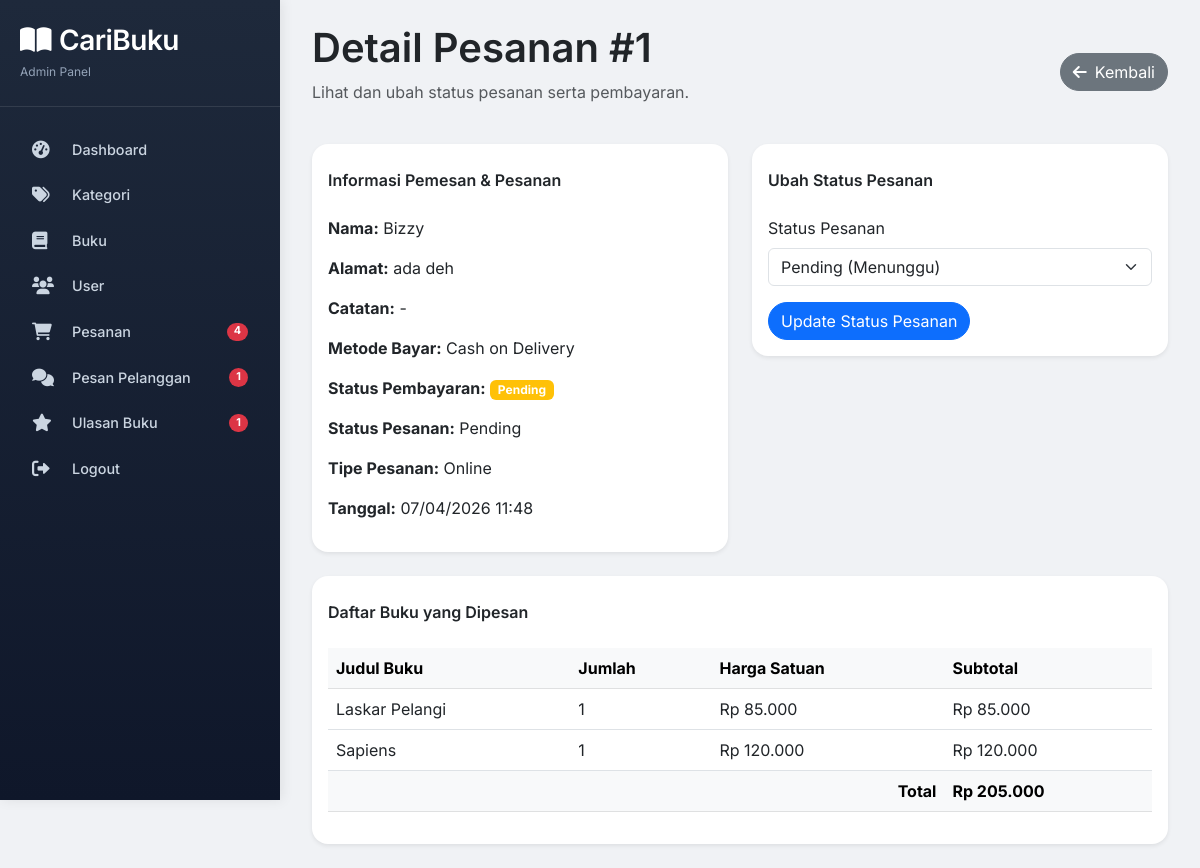
Page /admin/order_detail.php?id=1 (signed in) on the committed database.
### tables this page shows
CREATE TABLE `orders` (
  `id` int(11) NOT NULL,
  `user_id` int(11) DEFAULT NULL,
  `order_date` timestamp NOT NULL DEFAULT current_timestamp(),
  `total_amount` decimal(10,2) NOT NULL,
  `payment_method` varchar(50) DEFAULT 'cod',
  `payment_status` enum('pending','paid','failed') NOT NULL DEFAULT 'pending',
  `payment_proof` varchar(255) DEFAULT NULL,
  `status` enum('pending','processing','delivered','cancelled') DEFAULT 'pending',
  `address` text NOT NULL,
  `notes` text DEFAULT NULL,
  `order_type` enum('online','offline') NOT NULL DEFAULT 'online'
);

CREATE TABLE `users` (
  `id` int(11) NOT NULL,
  `name` varchar(100) NOT NULL,
  `email` varchar(100) NOT NULL,
  `password` varchar(255) NOT NULL,
  `role` enum('admin','user') DEFAULT 'user',
  `created_at` timestamp NOT NULL DEFAULT current_timestamp()
);

CREATE TABLE `order_items` (
  `id` int(11) NOT NULL,
  `order_id` int(11) DEFAULT NULL,
  `book_id` int(11) DEFAULT NULL,
  `quantity` int(11) NOT NULL,
  `price` decimal(10,2) NOT NULL
);

CREATE TABLE `books` (
  `id` int(11) NOT NULL,
  `category_id` int(11) DEFAULT NULL,
  `title` varchar(200) NOT NULL,
  `author` varchar(100) DEFAULT NULL,
  `description` text DEFAULT NULL,
  `price` decimal(10,2) NOT NULL,
  `stock` int(11) DEFAULT 0,
  `cover_image` varchar(255) DEFAULT NULL,
  `created_at` timestamp NOT NULL DEFAULT current_timestamp()
);

### admin/order_detail.php (the view, shortened to what this page needs)
<?php
require_once __DIR__ . '/includes/header.php';
$id = isset($_GET['id']) ? intval($_GET['id']) : 0;
$order = $conn->query("SELECT o.*, u.name as user_name FROM orders o JOIN users u ON o.user_id = u.id WHERE o.id = $id")->fetch_assoc();
$items = $conn->query("SELECT oi.*, b.title FROM order_items oi JOIN books b ON oi.book_id = b.id WHERE oi.order_id = $id");
?>
<div class="d-flex justify-content-between align-items-center mb-4">
    <div>
        <h1 class="display-6 fw-semibold">Detail Pesanan #<?= $id ?></h1>
        <p class="text-muted">Lihat dan ubah status pesanan serta pembayaran.</p>
    </div>
    <a href="orders.php" class="btn btn-secondary rounded-pill"><i class="fas fa-arrow-left me-2"></i>Kembali</a>
</div>
<div class="row">
    <div class="col-md-6">
        <div class="card border-0 shadow-sm rounded-4 mb-4">
            <div class="card-header bg-transparent fw-semibold border-0 pt-4">Informasi Pemesan & Pesanan</div>
            <div class="card-body">
                <p><strong>Nama:</strong> <?= htmlspecialchars($order['user_name']) ?></p>
                <p><strong>Alamat:</strong> <?= nl2br(htmlspecialchars($order['address'])) ?></p>
                <p><strong>Catatan:</strong> <?= nl2br(htmlspecialchars($order['notes'] ?: '-')) ?></p>
                <p><strong>Metode Bayar:</strong> <?= $order['payment_method'] == 'cod' ? 'Cash on Delivery' : 'Transfer Bank' ?></p>
                <p><strong>Status Pembayaran:</strong>
                    <span class="badge bg-<?= $order['payment_status'] == 'paid' ? 'success' : ($order['payment_status'] == 'pending' ? 'warning' : 'danger') ?>">
                        <?= ucfirst($order['payment_status']) ?>
                    </span>
                </p>
                <p><strong>Status Pesanan:</strong> <?= ucfirst($order['status']) ?></p>
                <p><strong>Tipe Pesanan:</strong> <?= $order['order_type'] == 'offline' ? 'Offline (Toko)' : 'Online' ?></p>
                <p><strong>Tanggal:</strong> <?= date('d/m/Y H:i', strtotime($order['order_date'])) ?></p>
            </div>
        </div>
    </div>
    <div class="col-md-6">
        <div class="card border-0 shadow-sm rounded-4 mb-4">
            <div class="card-header bg-transparent fw-semibold border-0 pt-4">Ubah Status Pesanan</div>
            <div class="card-body">
                <form method="POST">
                    <div class="mb-3">
                        <label class="form-label">Status Pesanan</label>
                        <select name="status" class="form-select">
                            <option value="pending" <?= $order['status'] == 'pending' ? 'selected' : '' ?>>Pending (Menunggu)</option>
                        </select>
                    </div>
                    <button type="submit" name="update_status" class="btn btn-primary rounded-pill">Update Status Pesanan</button>
                </form>
            </div>
        </div>
    </div>
</div>
<div class="card border-0 shadow-sm rounded-4">
    <div class="card-header bg-transparent fw-semibold border-0 pt-4">Daftar Buku yang Dipesan</div>
    <div class="card-body">
        <div class="table-responsive">
            <table class="table table-hover align-middle">
                <thead class="table-light"><tr><th>Judul Buku</th><th>Jumlah</th><th>Harga Satuan</th><th>Subtotal</th></tr></thead>
                <tbody>
                    <?php $total = 0; while($item = $items->fetch_assoc()): $subtotal = $item['price'] * $item['quantity']; $total += $subtotal; ?>
                    <tr><td><?= htmlspecialchars($item['title']) ?></td><td><?= $item['quantity'] ?></td><td>Rp <?= number_format($item['price'], 0, ',', '.') ?></td><td>Rp <?= number_format($subtotal, 0, ',', '.') ?></td></tr>
                    <?php endwhile; ?>
                </tbody>
                <tfoot><tr class="table-light fw-bold"><td colspan="3" class="text-end">Total</td><td>Rp <?= number_format($total, 0, ',', '.') ?></td></tr></tfoot>
            </table>
        </div>
    </div>
</div>
<?php require_once __DIR__ . '/includes/footer.php'; ?>

### admin/includes/header.php (style rules this page uses)
* { font-family: 'Inter', sans-serif; }
body { background: #f0f2f5; margin: 0; padding: 0; }

### rows in the picture
orders: user.name "Bizzy", address "ada deh", notes "-", payment_status "Pending", status "Pending", order_date "07/04/2026 11:48", status "Pending (Menunggu)"
order_items: book.title "Laskar Pelangi", quantity "1", price "85.000", subtotal "85.000"
order_items: book.title "Sapiens", quantity "1", price "120.000", subtotal "120.000"

### other values in the picture
$pendingOrdersCount "4"
$unreadChatCount "1"
$pendingReviewsCount "1"
$id "1"
$total "205.000"
